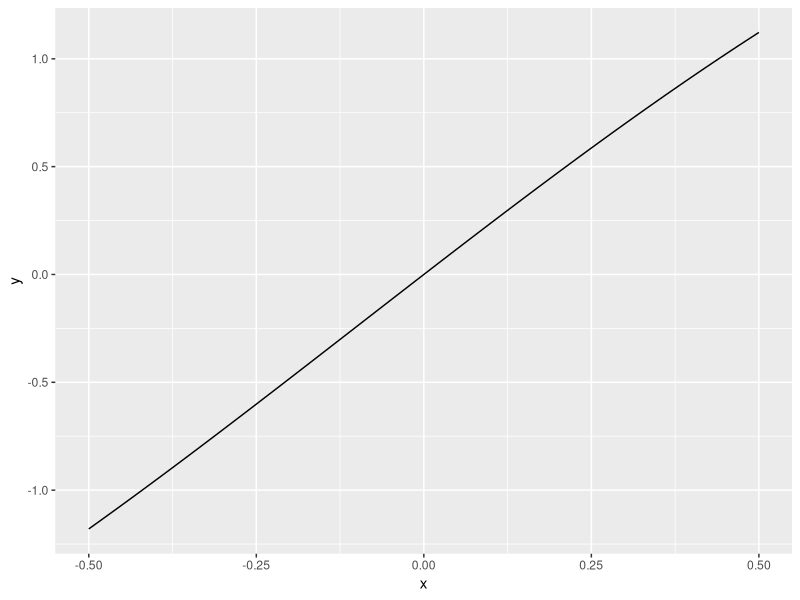
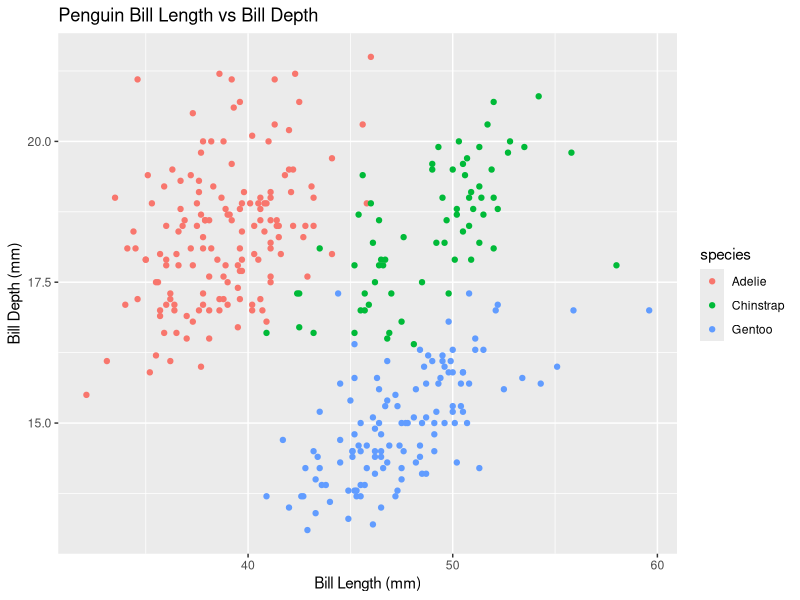
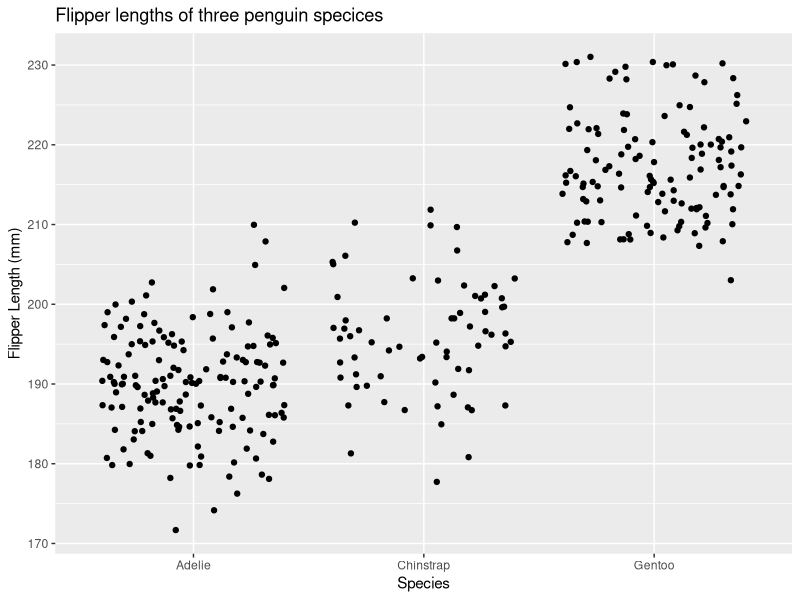

Write the R code that produced these figures, in order.
## ---- chunk 1
knitr::opts_chunk$set(echo = TRUE)

library(tidyverse)
library(palmerpenguins)
## ---- chunk 2
fx <- expression(x ^ 2)

df_dx <- D(expr = fx, name = 'x')

x <- 3

eval(expr = df_dx)
## ---- chunk 3
pa <- expression(2 * ((3* a + 2) ^ 4) - 5)

dp_da <- D(expr = pa, name = 'a')

a <- 1.2

eval(expr = dp_da)
## ---- chunk 4
gt <- expression((-4 * t) / (((t ^ 2) + 1) ^ 3))

dg_dt <- D(expr = gt, name = 't')

t <- 0

eval(expr = dg_dt)
## ---- chunk 5
gz = expression(4.6 - (1.9 * (z ^ 3)))

dg_dz <- D(expr = gz, name = 'z')

dg_dz
## ---- chunk 6
f_xyz <- expression(2 * (x ^ 2) * y - 3 * x + 1 + 4 * (z ^ 4) * x)

df_dx <- D(expr = f_xyz, 'x')

df_dy <- D(expr = f_xyz, 'y')

df_dz <- D(expr = f_xyz, 'z')
## ---- chunk 7
funktion <- function(x) {2.4 * exp(-0.05 * x) * sin(x)}

ggplot(data = data.frame(x = c(-0.5, 0.5)), aes(x = x)) + 
  stat_function(fun = funktion)
## ---- chunk 8
ggplot(data = penguins, aes(x = bill_length_mm, y = bill_depth_mm)) +
  geom_point(aes(color = species)) +
  labs(
    x = "Bill Length (mm)", 
    y = "Bill Depth (mm)",
    title = "Penguin Bill Length vs Bill Depth")
  
## ---- chunk 9
ggplot(data = penguins, aes(x = species, y = flipper_length_mm)) +
  geom_jitter() +
  labs(
    x = "Species",
    y = "Flipper Length (mm)",
    title = "Flipper lengths of three penguin specices"
  )
